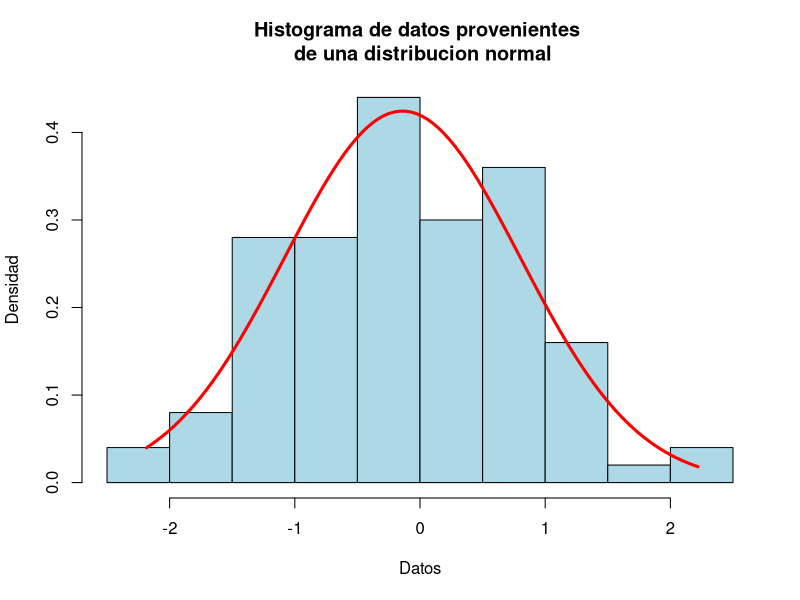
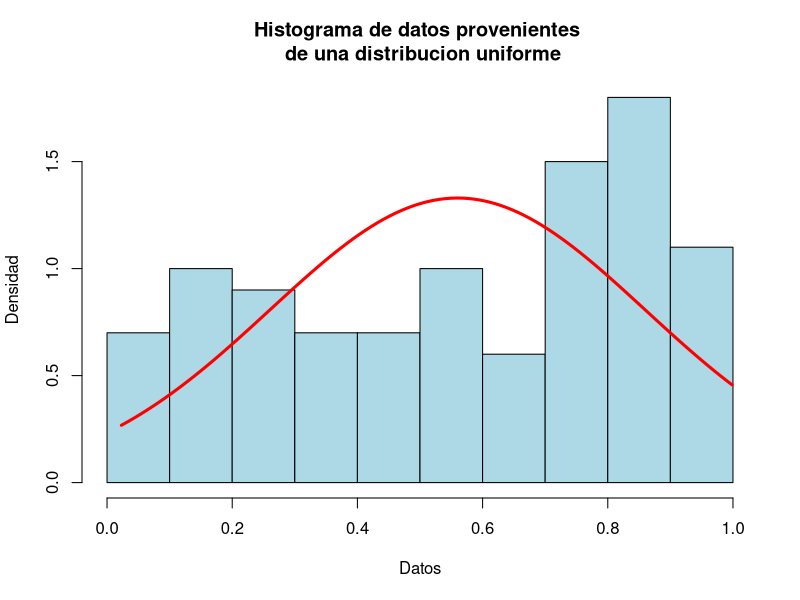
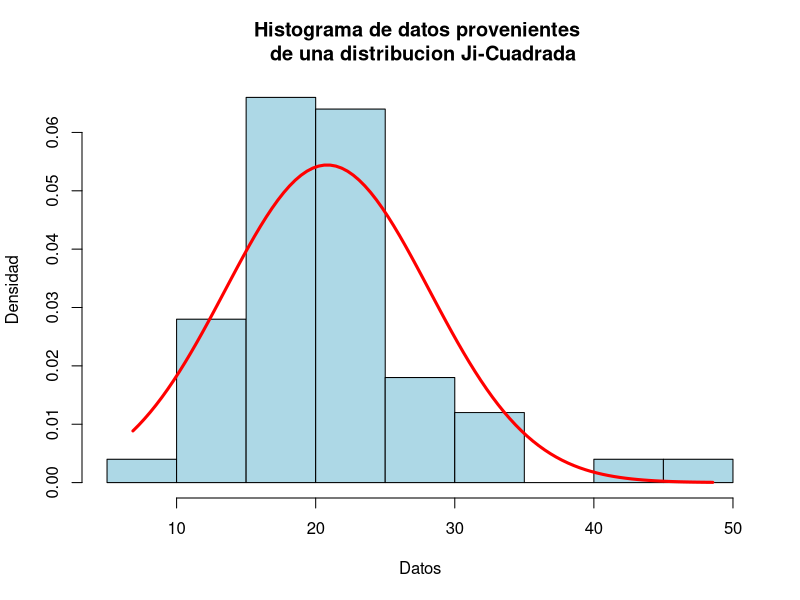

Write R code to recreate these figures, in order.
#Prueba de Bondad de Ajuste Shapiro-Wilk
#Autor:Arnoldo Daniel Miranda Fournier
#Fecha:12/02/2018
#Fecha de ultima modificacion:16/10/2018

#La prueba de Shapiro-Wilk se considera uno de los test mas potentes, mas utilizados
#y eficientes para el contraste de normalidad, sobre todo para muestras pequeñas (n<50). 
#En caso de tener un tamaño de muestra mayor a 5000 pueden usarse alguna de las muchas
#pruebas de normalidad que hay.

#H_0:Los datos provienen de una distribucion Normal
#vs
#H_1:Los datos no provienen de una distribucion Normal

set.seed(10)

x1 <- rnorm(100) # Creamos una variable normal con 100 valores
(x.test <- shapiro.test(x1))
#Como p-value >= 0.05 no hay suficiente evidencia para rechazar la hipotesis de que los datos provienen de una distribucion normal.

x2 <- runif(100) # Creamos una variable con distribución uniforme (no normal) con 100 valores
(x2.test <- shapiro.test(x2))
#Como p-value < 0.05 hay suficiente evidencia para rechazar la hipotesis de que los datos provienen de una distribucion normal.

x3 <- rchisq(100, 20) # Creamos una variable con distribución Ji-Cuadrada (no normal) con 100 valores
(x3.test <- shapiro.test(x3))
#Como p-value < 0.05 hay suficiente evidencia para rechazar la hipotesis de que los datos provienen de una distribucion normal.

#plot.shapiro.test:Dado un conjunto de datos dibuja el histograma asociado y la densidad de una normal con media y des.est estimada con esos datos
plot.shapiro.test <- function(x, 
                              main = "Histograma de frecuencias \ny distribución normal",
                              xlab = "Datos", ylab = "Densidad"){
  media <- round(mean(x), 2)
  de <- round(sd(x), 2)
  hist(x, freq = FALSE, main = main, xlab = xlab, ylab = ylab, col = "lightblue")
  curve(dnorm(x, media, de), min(x), max(x), add = TRUE, col = "red", lwd = 3)
}

plot.shapiro.test(x1, main = "Histograma de datos provenientes \n de una distribucion normal")
plot.shapiro.test(x2, main = "Histograma de datos provenientes \n de una distribucion uniforme")
plot.shapiro.test(x3, main = "Histograma de datos provenientes \n de una distribucion Ji-Cuadrada")
